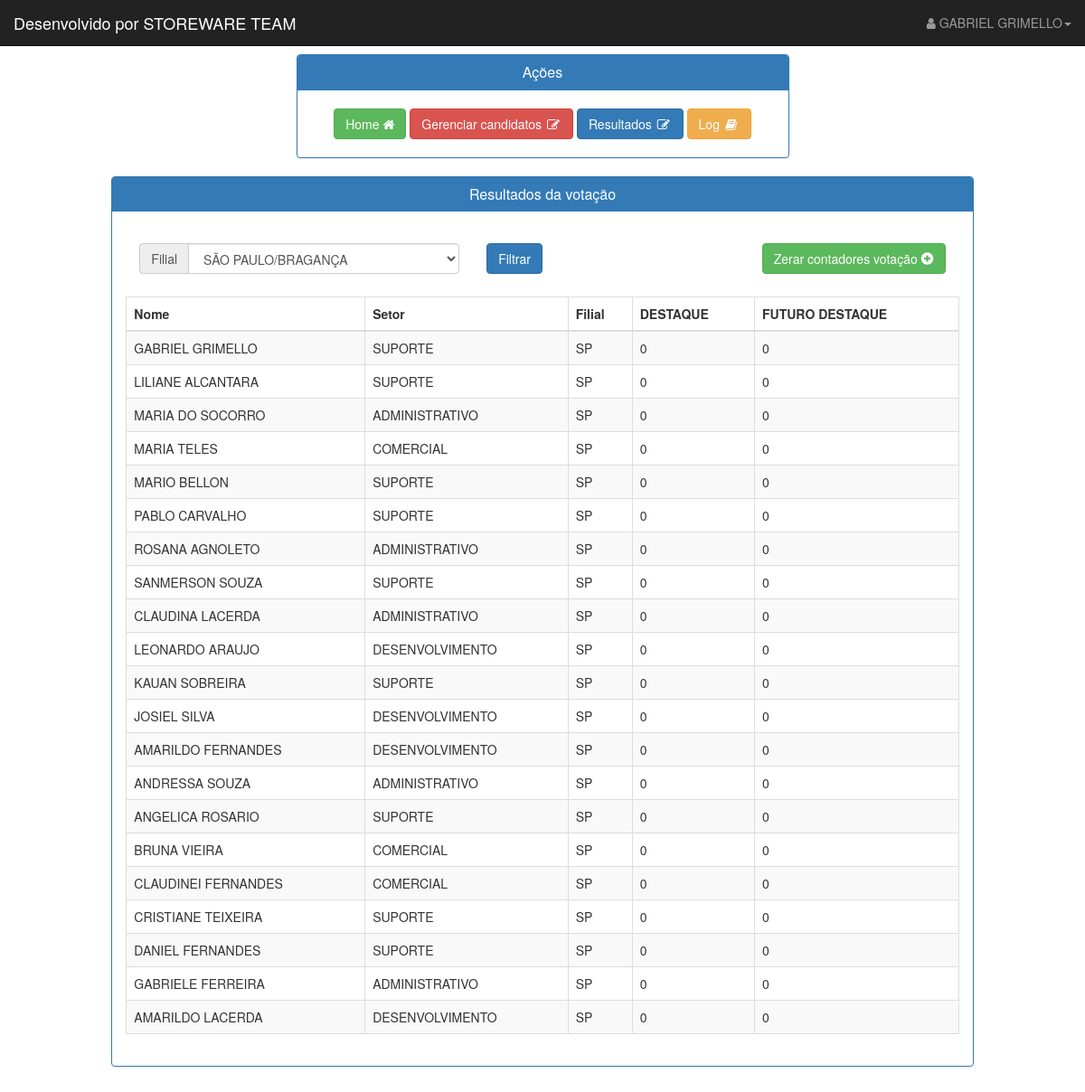
/resultado.php (signed in), run on the app's committed database.
### tables this page shows
CREATE TABLE `tb_candidato` (
  `cod_cand` int(11) NOT NULL,
  `nome_cand` varchar(100) NOT NULL,
  `login_cand` varchar(50) NOT NULL,
  `senha_cand` varchar(100) NOT NULL,
  `email_cand` varchar(100) NOT NULL,
  `filial_cand` varchar(100) NOT NULL,
  `setor_cand` varchar(100) NOT NULL,
  `tipo_cand` varchar(100) NOT NULL,
  `votosenv_cand` tinyint(4) NOT NULL,
  `votoenvdest_cand` int(4) NOT NULL,
  `votoenvdestfut_cand` int(4) NOT NULL,
  `votorecdest_cand` int(4) NOT NULL,
  `votorecdestfut_cand` int(4) NOT NULL,
  `ativado_cand` tinyint(4) NOT NULL
);

### resultado.php (the view, shortened to what this page needs)
<!DOCTYPE html>
<html lang="en">
<head>
    <link href="css/bootstrap.min.css" rel="stylesheet">
    <link href="css/sb-admin.css" rel="stylesheet">
    <link href="//maxcdn.bootstrapcdn.com/font-awesome/4.2.0/css/font-awesome.min.css" rel="stylesheet">
</head>
<body>
    <div >
        <nav class="navbar navbar-inverse navbar-fixed-top" role="navigation">
            <div class="navbar-header">
                <a class="navbar-brand" href="http://www.wbagestao.com.br" target="_blank">Desenvolvido por STOREWARE TEAM</a>
            </div>
            <?php
            include 'menu_superior.php';
            ?>
        </nav>
        <div id="page-wrapper">
            <div class="container-fluid">
                <div class="row">
                    <?php
                    if (isset($_POST['filtrar'])){
                        $filial = $_POST['filial'];
                    }
                    else{
                        $filial = "SP";
                    }
                    ?>
                    <div class="col-lg-1">
                    </div>
                    <div class="col-lg-10">
                        <div class="panel panel-primary">
                            <div class="panel-heading">
                                <h2 class="panel-title text-center">Resultados da votação</h2>
                            </div>
                            <div class="panel-body">
                                <div class="table-responsive">
                                <br>
                                <form action="resultado.php" data-toggle="validator" method="post">
                                    <div class="form-group has-feedback col-lg-5">
                                        <div class="input-group">
                                            <span class="input-group-addon">Filial</span>
                                            <select name="filial" class="form-control">
                                                <option value="SP" <?php if($filial=='SP') echo 'selected';?>>SÃO PAULO/BRAGANÇA</option>
                                            </select>
                                        </div>
                                        <span class="glyphicon form-control-feedback" aria-hidden="true"></span>
                                    </div>
                                    <div class="col-lg-3">
                                        <div class="input-group">
                                            <button name="filtrar" class="btn btn-primary btn-block">Filtrar</button>
                                         </div>
                                    </div>
                                    <div class="col-lg-4">
                                        <div class="text-right">
                                            <a title="Zerar contadores de votação" href="zerarcontadores.php" class="btn btn-success btn-small">Zerar contadores votação  <i class="glyphicon glyphicon-plus-sign"></i></a>
                                            <br><br>
                                        </div>
                                    </div>
                                </form>
                                <table id="table-usuarios" class="table table-bordered table-striped table-hover">
                                    <thead>
                                        <tr>
                                            <th>Nome</th>
                                            <th>Setor</th>
                                            <th>Filial</th>
                                            <th>DESTAQUE</th>
                                            <th>FUTURO DESTAQUE</th>
                                        </tr>
                                    </thead>
                                    <?php
                                        $sql = mysql_query("Select * From tb_candidato where filial_cand='$filial' order by votorecdest_cand desc");
                                        while($linha = mysql_fetch_array($sql))
                                        {
                                    ?>
                                        <tr>
                                        <td><?php echo strtoupper($linha['nome_cand']); ?></td>
                                        <td><?php echo strtoupper($linha['setor_cand']); ?></td>
                                        <td><?php echo strtoupper($linha['filial_cand']); ?></td>
                                        <td><?php echo strtoupper($linha['votorecdest_cand']); ?></td>
                                        <td><?php echo strtoupper($linha['votorecdestfut_cand']); ?></td>
                                        </tr>
                                        <?php
                                }
                                        ?>
                                    </table>
                                </div>
                           </div>
                        </div>
                    </div>
                </div>
            </div>
        </div>
    </div>
</body>
</html>

### css/sb-admin.css (style rules this page uses)
body { margin-top: 100px; background-color: #222; }
@media (min-width:768px) { body { margin-top: 50px; } }
#page-wrapper { width: 100%; padding: 0; background-color: #fff; }
@media (min-width:768px) { #page-wrapper { padding: 10px; } }

### data on the page
tb_candidato: nome_cand "GABRIEL GRIMELLO", setor_cand "SUPORTE", filial_cand "SP", votorecdest_cand "0", votorecdestfut_cand "0"
tb_candidato: nome_cand "LILIANE ALCANTARA", setor_cand "SUPORTE", filial_cand "SP", votorecdest_cand "0", votorecdestfut_cand "0"
tb_candidato: nome_cand "MARIA DO SOCORRO", setor_cand "ADMINISTRATIVO", filial_cand "SP", votorecdest_cand "0", votorecdestfut_cand "0"
tb_candidato: nome_cand "MARIA TELES", setor_cand "COMERCIAL", filial_cand "SP", votorecdest_cand "0", votorecdestfut_cand "0"
tb_candidato: nome_cand "MARIO BELLON", setor_cand "SUPORTE", filial_cand "SP", votorecdest_cand "0", votorecdestfut_cand "0"
tb_candidato: nome_cand "PABLO CARVALHO", setor_cand "SUPORTE", filial_cand "SP", votorecdest_cand "0", votorecdestfut_cand "0"
tb_candidato: nome_cand "ROSANA AGNOLETO", setor_cand "ADMINISTRATIVO", filial_cand "SP", votorecdest_cand "0", votorecdestfut_cand "0"
tb_candidato: nome_cand "SANMERSON SOUZA", setor_cand "SUPORTE", filial_cand "SP", votorecdest_cand "0", votorecdestfut_cand "0"
tb_candidato: nome_cand "CLAUDINA LACERDA", setor_cand "ADMINISTRATIVO", filial_cand "SP", votorecdest_cand "0", votorecdestfut_cand "0"
tb_candidato: nome_cand "LEONARDO ARAUJO", setor_cand "DESENVOLVIMENTO", filial_cand "SP", votorecdest_cand "0", votorecdestfut_cand "0"
tb_candidato: nome_cand "KAUAN SOBREIRA", setor_cand "SUPORTE", filial_cand "SP", votorecdest_cand "0", votorecdestfut_cand "0"
tb_candidato: nome_cand "JOSIEL SILVA", setor_cand "DESENVOLVIMENTO", filial_cand "SP", votorecdest_cand "0", votorecdestfut_cand "0"
tb_candidato: nome_cand "AMARILDO FERNANDES", setor_cand "DESENVOLVIMENTO", filial_cand "SP", votorecdest_cand "0", votorecdestfut_cand "0"
tb_candidato: nome_cand "ANDRESSA SOUZA", setor_cand "ADMINISTRATIVO", filial_cand "SP", votorecdest_cand "0", votorecdestfut_cand "0"
tb_candidato: nome_cand "ANGELICA ROSARIO", setor_cand "SUPORTE", filial_cand "SP", votorecdest_cand "0", votorecdestfut_cand "0"
tb_candidato: nome_cand "BRUNA VIEIRA", setor_cand "COMERCIAL", filial_cand "SP", votorecdest_cand "0", votorecdestfut_cand "0"
tb_candidato: nome_cand "CLAUDINEI FERNANDES", setor_cand "COMERCIAL", filial_cand "SP", votorecdest_cand "0", votorecdestfut_cand "0"
tb_candidato: nome_cand "CRISTIANE TEIXEIRA", setor_cand "SUPORTE", filial_cand "SP", votorecdest_cand "0", votorecdestfut_cand "0"
tb_candidato: nome_cand "DANIEL FERNANDES", setor_cand "SUPORTE", filial_cand "SP", votorecdest_cand "0", votorecdestfut_cand "0"
tb_candidato: nome_cand "GABRIELE FERREIRA", setor_cand "ADMINISTRATIVO", filial_cand "SP", votorecdest_cand "0", votorecdestfut_cand "0"
tb_candidato: nome_cand "AMARILDO LACERDA", setor_cand "DESENVOLVIMENTO", filial_cand "SP", votorecdest_cand "0", votorecdestfut_cand "0"

### other printed values
$nome_usuario "GABRIEL GRIMELLO"
